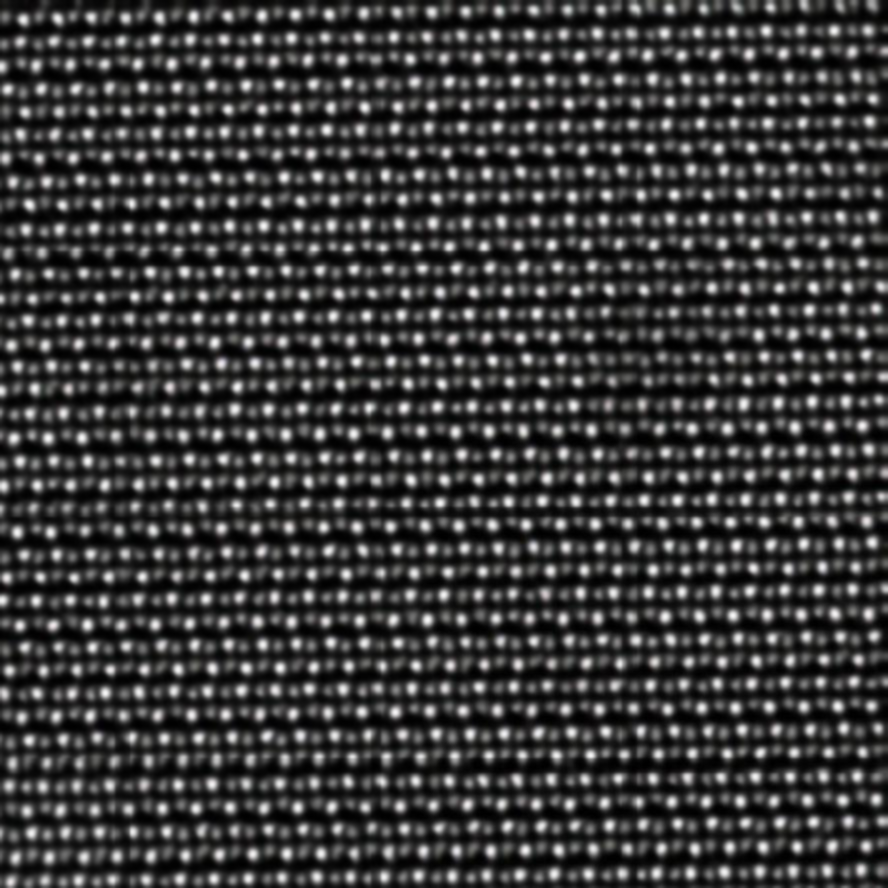
#> input picture classify/inputs/4-10-new-JEOL DF 15MX 400=beam .tif, 888 x 888 px, found by its file name
$ python main_phase.py
#> lines starting #> are read from the running program, lines starting #| are printed output that depends on the picture
### classify/load_save.py
import cv2
import time
import os
import pandas as pd
import numpy as np
import matplotlib.pyplot as plt
from matplotlib.widgets import RectangleSelector
from scipy.ndimage import gaussian_filter
from scipy.optimize import curve_fit
from skimage.feature import peak_local_max
from scipy.spatial import distance
from scipy.optimize import minimize
import matplotlib.cm as cm
from concurrent.futures import ProcessPoolExecutor
from scipy.spatial import KDTree
import PIL
from tkinter import filedialog
from PIL import Image, ImageTk

def load_img(img_path, size=None, mode=None, crop_square=False, show=False):
    """
    加载图像，支持调整大小、颜色模式转换，并可裁剪为正方形。

    参数:
    img_path (str): 图像文件路径。
    size (tuple, 可选): 调整后的图像大小 (宽, 高)。
    mode (str, 可选): 转换图像的颜色模式（如 "L" 为灰度）。
    crop_square (bool, 可选): 是否裁剪图像为正方形，默认 False。

    返回:
    Image: 图像对象。
    """
#> called with mode = 'L', crop_square = False, show = False
    img = Image.open(img_path)
#> img is the input picture: PIL image 888x888 RGB; mean R, G, B 58.6, 58.5, 58.4

    # 如果需要裁剪为正方形
    if crop_square:
        width, height = img.size
        min_dim = min(width, height)
        left = (width - min_dim) // 2
        top = (height - min_dim) // 2
        right = left + min_dim
        bottom = top + min_dim
        img = img.crop((left, top, right, bottom))  # 裁剪为中心正方形

    # 调整大小
    if size:
        img = img.resize(size)

    # 转换颜色模式
    if mode:
        img = img.convert(mode)
#> img: PIL image 888x888 L

    if show:
        img.show()

    return img

# 加载视频文件
# [28 lines left out: functions load_video, save_video, open_image_file, not called in this run]

### classify/pkg.py
import pandas as pd
import numpy as np
import matplotlib.pyplot as plt
from scipy.ndimage import gaussian_filter
from scipy.optimize import curve_fit
from scipy.spatial import KDTree
from skimage.feature import peak_local_max
from sklearn.cluster import DBSCAN
from scipy.stats import gaussian_kde
import tkinter as tk
from tkinter import ttk, filedialog
from matplotlib.backends.backend_tkagg import FigureCanvasTkAgg


# 定义简化的二维高斯函数
def gaussian2d(xy, A, x0, y0, sigma_x, sigma_y, B):
    x, y = xy
    return A * np.exp(-((x - x0) ** 2 / (2 * sigma_x ** 2) + (y - y0) ** 2 / (2 * sigma_y ** 2))) + B
def filter_close_positions(positions, min_distance, filtered_img):
    """
    使用KDTree加速距离计算，过滤掉距离小于min_distance的坐标，保留像素值最大的那个。
    参数：
    positions: 原子坐标列表，每个坐标为[行, 列]。
    min_distance: 距离阈值，距离小于该值的坐标会被过滤掉。
    filtered_img: 图像数据，用于比较每个位置的像素值。
    返回：
    updated_positions: 筛选后的坐标列表。
    """
    # 创建KDTree
    tree = KDTree(positions)
    updated_positions = []

    # 遍历每个坐标
    for i, (x, y) in enumerate(positions):
        # 当前坐标的像素值
        value = filtered_img[int(y), int(x)]

        # 查找距离当前点小于min_distance的所有点
        neighbors = tree.query_ball_point([x, y], min_distance)

        # 如果没有邻居，则直接添加
        if not neighbors:
            updated_positions.append([x, y])
        else:
            # 检查邻居中像素值最大的点
            max_value = value
            best_pos = [x, y]
            for idx in neighbors:
                xx, yy = positions[idx]
                neighbor_value = filtered_img[int(yy), int(xx)]
                if neighbor_value > max_value:
                    max_value = neighbor_value
                    best_pos = [xx, yy]

            # 添加最优位置
            updated_positions.append(best_pos)

    return updated_positions

def process_frame(frame, roi=None, sigma=2, min_distance=5, threshold_abs=100, cut_size=10, visualize=False):
    #     gray_frame = cv2.cvtColor(frame, cv2.COLOR_BGR2GRAY)
#> called with sigma = 1, min_distance = 4, threshold_abs = 20, cut_size = 10, visualize = True
    gray_frame = frame

    # 对整张图进行高斯滤波
    filtered_img = gaussian_filter(gray_frame, sigma=sigma)
    coordinates = peak_local_max(filtered_img, min_distance, threshold_abs, footprint=np.ones((3, 3)))
#> coordinates = 1969 pairs, first value 4 to 883, second value 4 to 883

    fit_results = []
    peak_heights = []  # 用来保存峰的高度
    for (y, x) in coordinates:
        x0, x1 = x - cut_size, x + cut_size + 1
        y0, y1 = y - cut_size, y + cut_size + 1
        if x0 < 0 or x1 > filtered_img.shape[1] or y0 < 0 or y1 > filtered_img.shape[0]:
            continue
        sub_img = filtered_img[y0:y1, x0:x1]
        x_grid, y_grid = np.meshgrid(np.arange(x0, x1), np.arange(y0, y1))
        xdata = np.vstack((x_grid.ravel(), y_grid.ravel()))
        initial_guess = (sub_img.max(), x, y, 0.05,0.05, sub_img.min())
        try:
            popt, _ = curve_fit(gaussian2d, xdata, sub_img.ravel(), p0=initial_guess)
            if popt[1] < 0 or popt[1] > filtered_img.shape[1] or popt[2] < 0 or popt[2] > filtered_img.shape[0]:
                popt[1] = x
                popt[2] = y
            fit_results.append(popt)
            peak_heights.append(popt[0])  # 保存每个峰的高度（振幅A）
        except RuntimeError:
            continue
#> this loop made 1969 passes
#> (x0, x1, y0, y1, initial_guess) on passes 1 to 3: (38, 59, 428, 449, (238, 48, 438, 0.05, 0.05, 4)), (667, 688, 490, 511, (238, 677, 500, 0.05, 0.05, 9)), (417, 438, 609, 630, (238, 427, 619, 0.05, 0.05, 3))
#> pass 1, in process_frame, `sub_img = filtered_img[y0:y1, x0:x1]`:
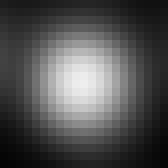
#> sub_img: shape (21, 21) (shown 8 times larger); min 4, max 238, mean 80.4
#> pass 2, in process_frame, `sub_img = filtered_img[y0:y1, x0:x1]`:
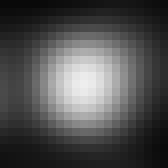
#> sub_img: shape (21, 21) (shown 8 times larger); min 9, max 238, mean 78.5
#> pass 3, in process_frame, `sub_img = filtered_img[y0:y1, x0:x1]`:
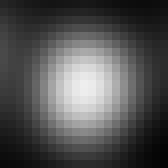
#> sub_img: shape (21, 21) (shown 8 times larger); min 3, max 238, mean 81.6
#> after the loop, fit_results = 1900 items; peak_heights = 1900 values, max 57993.1 at index 234, min -47803.1 at index 321, mean 5248.5

    positions = np.array([[fit[1], fit[2]] for fit in fit_results], dtype=np.float32)
#> positions = 1900 pairs, first value 10 to 877, second value 10 to 877
    positions = np.array(filter_close_positions(positions, 8, filtered_img))
#> the loop in filter_close_positions, `for i, (x, y) in enumerate(positions):` made 1900 passes
#> (x, y, value, neighbors) on passes 1 to 8: (48, 438, 238, [0]), (677, 500, 238, [1]), (427, 619, 238, [2]), (29, 204, 237, [3]), (736, 545, 237, [4]), (280, 667, 237, [5]), (516, 81, 236, [6]), (105, 692, 236, [7])
    print(len(positions))
#| 1900

    # 如果有设置ROI，筛选出位置在ROI内的原子
    if roi is not None:
        x, y, w, h = roi
        positions = np.array([pos for pos in positions if x <= pos[0] <= x + w and y <= pos[1] <= y + h],
                             dtype=np.float32)
    for x, y in positions:
        if x < 0 or x > gray_frame.width or y < 0 or y > gray_frame.height:
            positions = np.delete(positions, np.where(positions == [x, y])[0], axis=0)
#> this loop made 1900 passes
#> (x, y) on passes 1 to 3: (48, 438), (677, 500), (427, 619)

    # 可视化
    if visualize:
        for i in [1, 7, 20, 40, 50]:
            x, y = positions[i]
        # 确定裁剪区域的边界
        crop_size = 5 * cut_size
        left = max(0, int(x - crop_size))
        upper = max(0, int(y - crop_size))
        right = min(gray_frame.width, int(x + crop_size + 1))
        lower = min(gray_frame.height, int(y + crop_size + 1))

        # 使用 PIL 的 crop 方法裁剪区域
        crop_frame = gray_frame.crop((left, upper, right, lower))
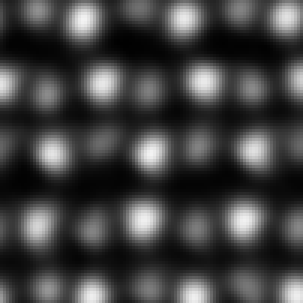
#> crop_frame: PIL image 101x101 L (shown 3 times larger); min 1, max 243, mean 64.6

        crop_x, crop_y = crop_frame.size

        plt.figure(figsize=(10, 10))
        plt.imshow(crop_frame, cmap='gray')

        # 绘制圆形表示 min_distance
        circle = plt.Circle((crop_x/2, crop_y/2), radius=min_distance, color='red', fill=False, linestyle='-', linewidth=1.5)
        plt.gca().add_patch(circle)

        # 绘制方形表示 cut_size
        rect_x = crop_x/2 - cut_size
        rect_y = crop_y/2 - cut_size
        square = plt.Rectangle((rect_x, rect_y), 2 * cut_size + 1, 2 * cut_size + 1, edgecolor='blue', fill=False, linestyle='-', linewidth=1.5)
        plt.gca().add_patch(square)

        plt.title("Detected Points with min_distance and cut_size Visualization")
        plt.colorbar()
        plt.show()
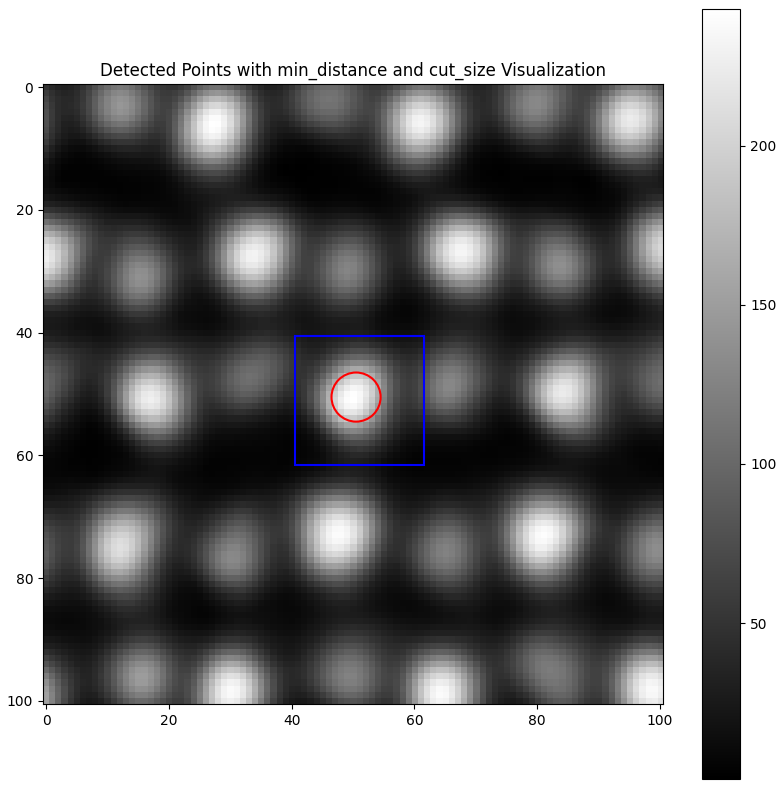
#> figure drawn by matplotlib, 2 panels

    return positions, peak_heights

# [21 lines of commented-out code are left out]

### classify/visualize.py
import cv2
import time
import os
import pandas as pd
import numpy as np
import matplotlib.pyplot as plt
from scipy.interpolate import griddata
from matplotlib.colors import Normalize
from matplotlib.cm import ScalarMappable
from matplotlib import colors
from matplotlib.widgets import RectangleSelector
from scipy.ndimage import gaussian_filter
from scipy.optimize import curve_fit
from skimage.feature import peak_local_max
from scipy.spatial import distance
from scipy.optimize import minimize
import matplotlib.cm as cm
from concurrent.futures import ProcessPoolExecutor
from scipy.spatial import KDTree
from sklearn.cluster import KMeans
from collections import Counter
from scipy.signal import find_peaks
import random

def display_atom_positions(frame, positions, markersize=5, save_path=None):
#> called with positions = array of shape (1900, 2), markersize = 1
    plt.figure(figsize=(10.24, 10.24),dpi=100)
    plt.imshow(frame, cmap='gray',alpha=1)
    plt.axis('off')  # 隐藏坐标轴
    # 使用 scatter 一次性绘制
    x_vals, y_vals = zip(*positions)  # 解压坐标列表
    plt.scatter(x_vals, y_vals, color='red', s=markersize ** 2)
    if save_path:
        plt.savefig(save_path, bbox_inches='tight', pad_inches=0, dpi=300)
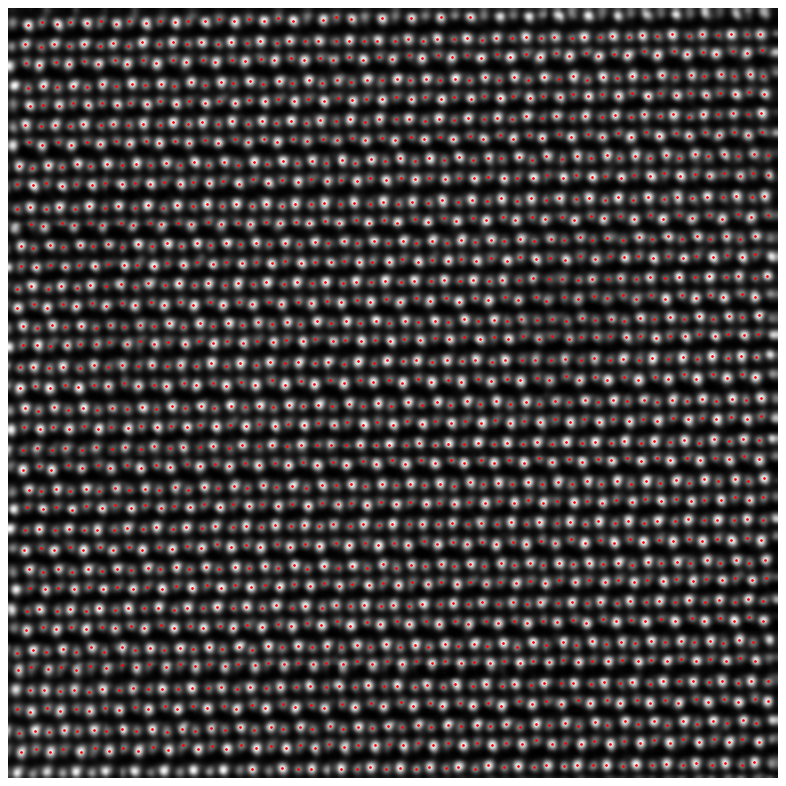
#> figure drawn by matplotlib, 1 panel
    plt.show()

### classify/main_phase.py
#   python main_phase.py

import numpy as np

import os
import pkg, load_save, visualize

# 输入和输出文件夹
image_folder = 'classify/inputs'
output_folder = 'classify/outputs'
peak_heights_file = 'classify/peak_heights.txt'  # 设定峰高保存的文件路径

# 确保输出文件夹存在
os.makedirs(output_folder, exist_ok=True)

# 允许的图片扩展名（增加 .tif 和 .tiff）
valid_extensions = ('.jpg', '.jpeg', '.png', '.bmp', '.gif', '.tif', '.tiff')

# 获取文件夹内的所有图片文件
image_files = [f for f in os.listdir(image_folder) if f.lower().endswith(valid_extensions)]

# 确保文件夹不为空
if not image_files:
    print("Error: No image files found in the folder!")
else:
    # 打开txt文件进行保存峰高数据
    with open(peak_heights_file, mode='w') as file:
        # 写入表头
        file.write("Image File\tPeak Heights\n")

        for image_file in image_files:
            image_path = os.path.join(image_folder, image_file)  # 生成完整路径
            print(f"Processing image: {image_path}")  # 打印处理中的图片

            # 加载图片（支持 .tif）
            image = load_save.load_img(image_path, mode='L', show=False)

            # 进行图像处理
            positions,peak_heights  = pkg.process_frame(image, sigma=1, min_distance=4, threshold_abs=20, cut_size=10,
                                                        visualize=True)

            # 将峰高值四舍五入到两位小数
            peak_heights_rounded = [round(height, 2) for height in peak_heights]

            # 将峰高保存到文件
            peak_heights_str = " ".join(map(str, peak_heights_rounded))  # 将四舍五入后的峰高值转换为字符串并用空格隔开
            file.write(f"{image_file}\t{peak_heights_str}\n")  # 每行写入图像文件名和峰高值

            # 生成与输入文件同名的输出路径
            save_path = os.path.join(output_folder, image_file)

            # 结果可视化并保存
            visual = [1, 0, 0]  # 是否可视化（第一个参数=1 代表开启可视化）
            if visual[0]:
                visualize.display_atom_positions(image, positions, markersize=1, save_path=save_path)
                print(f"Saved: {save_path}")

            print(f"Peak heights saved for {image_file}")

        print(f"Peak heights have been saved to {peak_heights_file}")

$ run again, on combine/inputs/12_JEOL1_20MX__0008.jpg
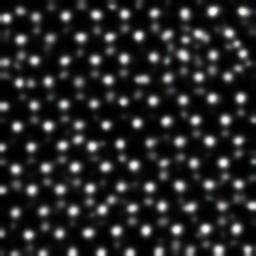
#> input picture combine/inputs/12_JEOL1_20MX__0008.jpg, 256 x 256 px, found by its file name
#> in load_img, img is the input picture: PIL image 256x256 RGB; mean R, G, B 39.6, 39.9, 39.7
#> img: PIL image 256x256 L
#> coordinates = 187 pairs, first value 4 to 251, second value 4 to 248
#> the loop in process_frame, `for (y, x) in coordinates:` made 187 passes
#> (x0, x1, y0, y1, initial_guess) on passes 1 to 3: (202, 223, 1, 22, (247, 212, 11, 0.05, 0.05, 4)), (166, 187, 219, 240, (244, 176, 229, 0.05, 0.05, 3)), (195, 216, 218, 239, (242, 205, 228, 0.05, 0.05, 3))
#> after the loop in process_frame, `for (y, x) in coordinates:`: fit_results = 174 items; peak_heights = 174 values, max 23915.4 at index 45, min -21045.1 at index 0, mean 2348.6
#> positions = 174 pairs, first value 13 to 245, second value 11 to 245
#> the loop in filter_close_positions, `for i, (x, y) in enumerate(positions):` made 174 passes
#> (x, y, value, neighbors) on passes 1 to 8: (212, 11, 247, [0]), (176, 229, 244, [1]), (205, 228, 242, [2]), (138, 36, 240, [3]), (240, 98, 239, [4]), (48, 126, 239, [5]), (242, 11, 238, [6]), (209, 141, 238, [7])
#| 174
#> the loop in process_frame, `for x, y in positions:` made 174 passes
#> (x, y) on passes 1 to 3: (212, 11), (176, 229), (205, 228)
#> in process_frame, `crop_frame = gray_frame.crop((left, upper, right, lower))`:
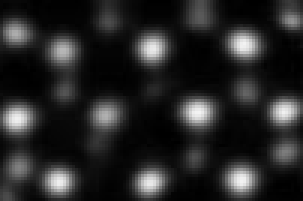
#> crop_frame: PIL image 101x67 L (shown 3 times larger); min 0, max 243, mean 38.4
#> in display_atom_positions, `plt.savefig(save_path, bbox_inches='tight', pad_inches=0, dpi=300)`:
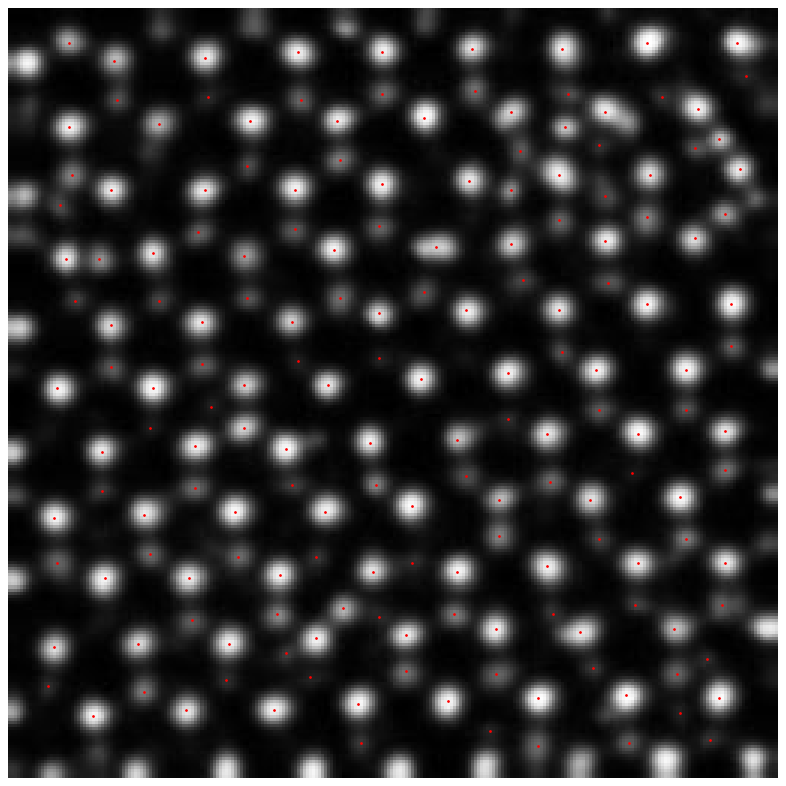
#> figure drawn by matplotlib, 1 panel

$ run again, on combine/inputs/13_JEOL1_20MX__0008.jpg
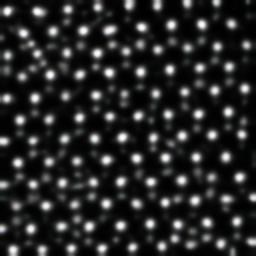
#> input picture combine/inputs/13_JEOL1_20MX__0008.jpg, 256 x 256 px, found by its file name
#> in load_img, img is the input picture: PIL image 256x256 RGB; mean R, G, B 39.8, 40.1, 40
#> img: PIL image 256x256 L
#> coordinates = 193 pairs, first value 5 to 250, second value 6 to 249
#> the loop in process_frame, `for (y, x) in coordinates:` made 193 passes
#> (x0, x1, y0, y1, initial_guess) on passes 1, 2, 4: (99, 120, 62, 83, (245, 109, 72, 0.05, 0.05, 3)), (112, 133, 127, 148, (245, 122, 137, 0.05, 0.05, 1)), (27, 48, 1, 22, (243, 37, 11, 0.05, 0.05, 3))
#> after the loop in process_frame, `for (y, x) in coordinates:`: fit_results = 177 items; peak_heights = 177 values, max 22701.6 at index 93, min -19607.1 at index 24, mean 2067.9
#> positions = 177 pairs, first value 12 to 245, second value 11 to 244
#> the loop in filter_close_positions, `for i, (x, y) in enumerate(positions):` made 177 passes
#> (x, y, value, neighbors) on passes 1 to 8: (109, 72, 245, [0]), (122, 137, 245, [1]), (37, 11, 243, [2]), (201, 24, 242, [3]), (141, 27, 242, [4]), (83, 30, 242, [5]), (97, 53, 242, [6]), (50, 74, 241, [7])
#| 177
#> the loop in process_frame, `for x, y in positions:` made 177 passes
#> (x, y) on passes 1 to 3: (109, 72), (122, 137), (37, 11)
#> in process_frame, `crop_frame = gray_frame.crop((left, upper, right, lower))`:
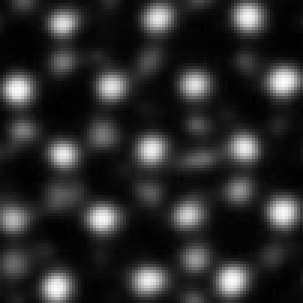
#> crop_frame: PIL image 101x101 L (shown 3 times larger); min 0, max 252, mean 44.4
#> in display_atom_positions, `plt.savefig(save_path, bbox_inches='tight', pad_inches=0, dpi=300)`:
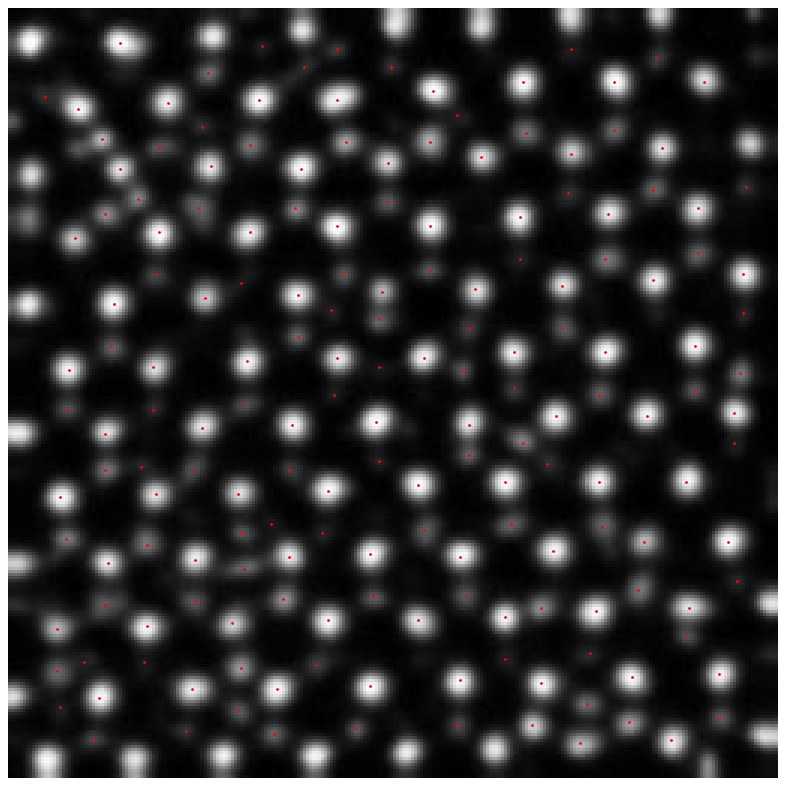
#> figure drawn by matplotlib, 1 panel
